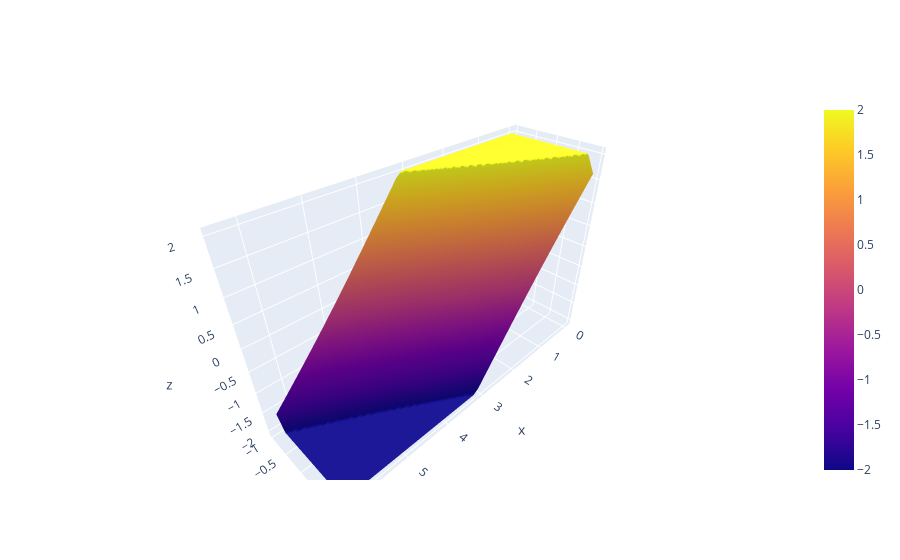

The notebook cell saved with this chart:
### Code cell
import plotly.graph_objects as go

def visualize(data, fig):
    if env_name == "quadrotor":
        data = data[:,0]
    fig.add_trace(go.Surface(
        x=xs, y=ys, z=jnp.reshape(data, (xs.shape[0], ys.shape[0]))
    ))
fig = go.Figure()
visualize(data[1e-8], fig)
fig

### Figure 1 — Plotly figure (JSON) as saved in the notebook; plotly's stock layout.template omitted (floating-point values rounded to 4 significant figures; data arrays with more than 128 entries replaced by an {"elided": "..."} marker saying what was removed)
{"data": [{"type": "surface", "x": [0, 0.1282, 0.2565, 0.3847, 0.5129, 0.6411, 0.7694, 0.8976, 1.026, 1.154, 1.282, 1.411, 1.539, 1.667, 1.795, 1.923, 2.052, 2.18, 2.308, 2.436, 2.565, 2.693, 2.821, 2.949, 3.077, 3.206, 3.334, 3.462, 3.59, 3.719, 3.847, 3.975, 4.103, 4.232, 4.36, 4.488, 4.616, 4.744, 4.873, 5.001, 5.129, 5.257, 5.386, 5.514, 5.642, 5.77, 5.899, 6.027, 6.155, 6.283], "y": [-1, -0.9592, -0.9184, -0.8776, -0.8367, -0.7959, -0.7551, -0.7143, -0.6735, -0.6327, -0.5918, -0.551, -0.5102, -0.4694, -0.4286, -0.3878, -0.3469, -0.3061, -0.2653, -0.2245, -0.1837, -0.1429, -0.102, -0.06122, -0.02041, 0.02041, 0.06122, 0.102, 0.1429, 0.1837, 0.2245, 0.2653, 0.3061, 0.3469, 0.3878, 0.4286, 0.4694, 0.5102, 0.551, 0.5918, 0.6327, 0.6735, 0.7143, 0.7551, 0.7959, 0.8367, 0.8776, 0.9184, 0.9592, 1], "z": {"elided": "50x50 float values"}}], "layout": {}}
